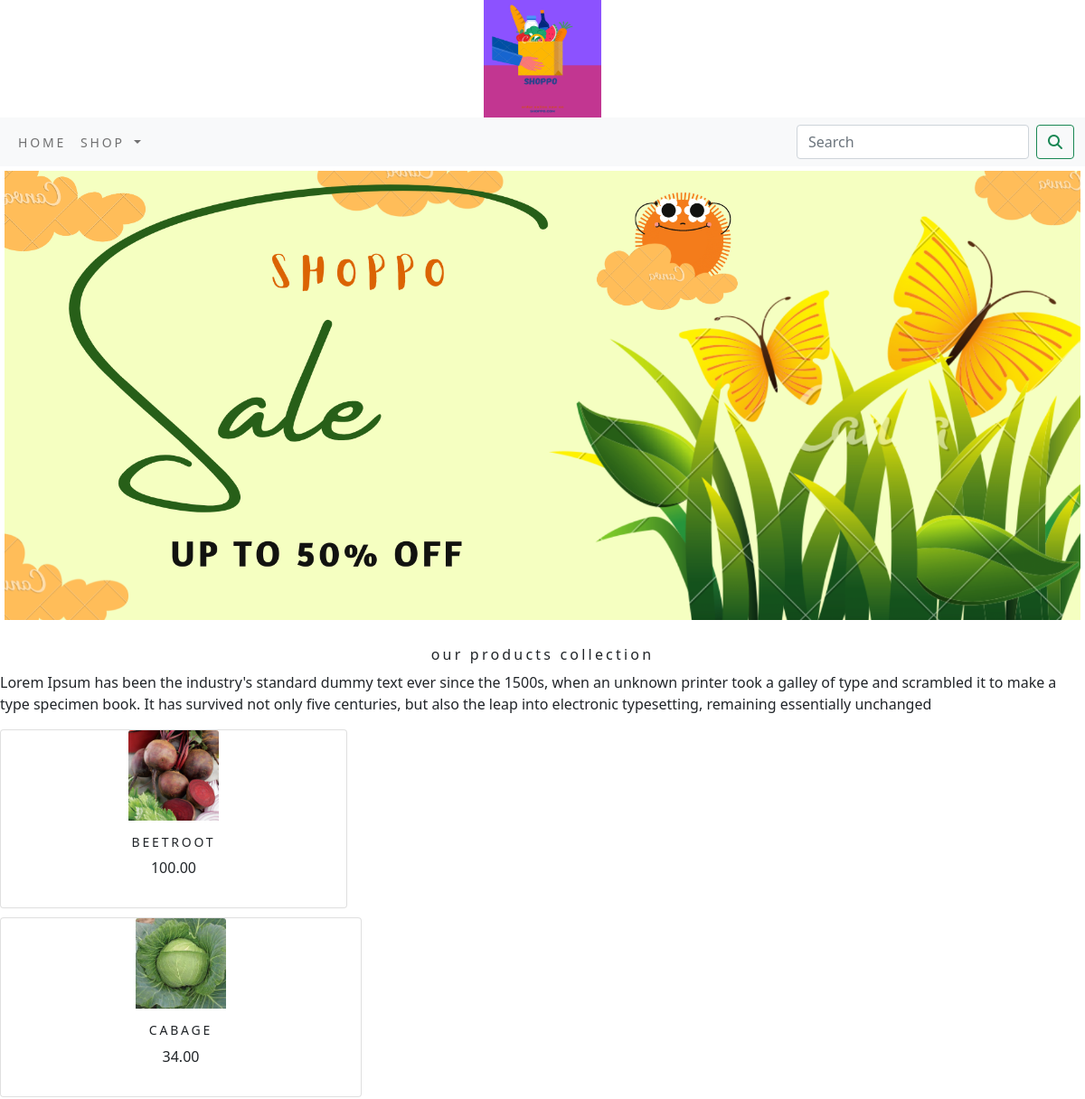
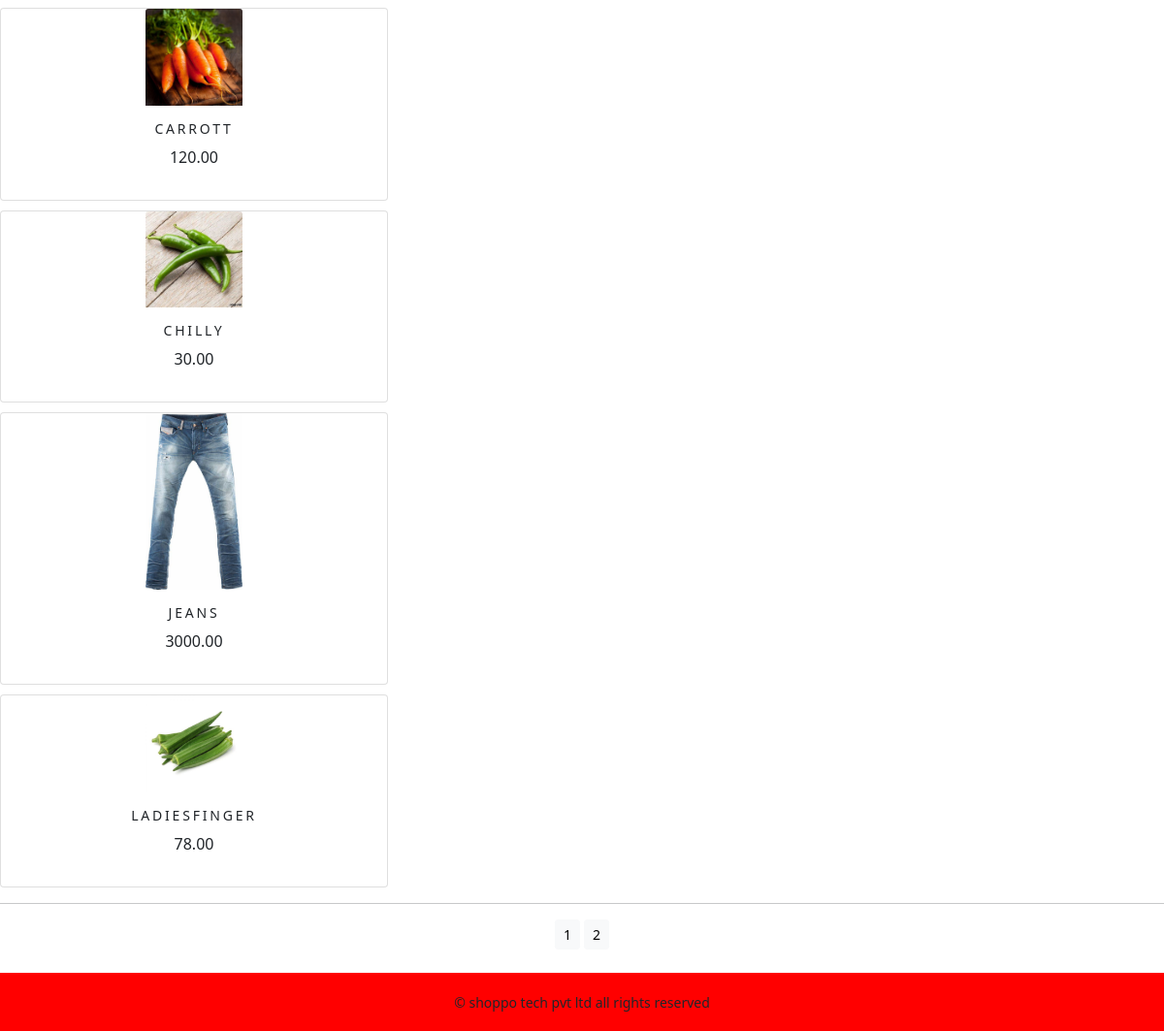
The app's page /shop/ with its own data (2 pictures, top to bottom).
### shop/models.py (models this page shows, shortened)
class Product(models.Model):
    name = models.CharField(max_length=250, unique=True)
    slug = models.SlugField(max_length=250, unique=True)
    description = models.TextField(blank=True)
    price = models.DecimalField(max_digits=10, decimal_places=2)
    category = models.ForeignKey(Category, on_delete=models.CASCADE)
    image = models.ImageField(upload_to='product', blank=True)
    stock = models.IntegerField()
    available = models.BooleanField(default=True)
    created = models.DateTimeField(auto_now_add=True)
    updated = models.DateTimeField(auto_now=True)
    def get_url(self):
        return reverse('shop:prodCatdetail',args=[self.category.slug,self.slug])
    class Meta:
        ordering = ('name',)
        verbose_name = 'product'
        verbose_name_plural = 'products'

### shop/views.py (the view)
# urls.py: path('', views.allProdCat, name='allProdCat'),
def allProdCat(request, c_slug=None):
    c_page = None
    products_ist = None
    if c_slug !=None:
        c_page = get_object_or_404(Category, slug=c_slug)
        products_list = Product.objects.all().filter(category=c_page, available=True)
    else:
        products_list = Product.objects.all().filter(available=True)
    paginator = Paginator(products_list, 6)
    try:
        page = int(request.GET.get('page', '1'))
    except:
        page = 1
    try:
        products = paginator.page(page)
    except(EmptyPage, InvalidPage):
        products = paginator.page(paginator.num_pages)
    return render(request, 'category.html', {'category': c_page, 'products': products})

### cart/context_processors.py (called while the page is built)
def counter(request):
    item_count = 0
    if 'admin' in request.path:
        return {}
    else:
        try:
            cart = Cart.objects.filter(cart_id=_cart_id(request))
            cart_items = CartItem.objects.all().filter(cart=cart[:1])
            for cart_item in cart_items:
                item_count += cart_item.quantity
        except Cart.DoesNotExist:
            item_count = 0
    return dict(item_count=item_count)

### cart/views.py (called while the page is built)
def _cart_id(request):
    cart = request.session.session_key
    if not cart:
        cart = request.session.create()
    return cart

### shop/context_processors.py (called while the page is built)
def menu_links(request):
    links = Category.objects.all()
    return dict(links=links)

### shop/models.py (called while the page is built)
    def get_url(self):
        return reverse('shop:products_by_category', args=[self.slug])

### templates/category.html (shortened to what this page needs)
{% extends 'base.html' %}
{% load static %}
{% block content %}
<div class="mx_auto">
    {% if category %}
    <img class="my_image" src="{{category.image.url}}" alt="{{category.name}}">
</div>
<br>
<div>
    <h1 class="text-center my_title">{{category.name}}</h1>
    <p class="text-justify">{{category.description}}</p>
</div>
{% else %}
<div>
    <img class="my_image my_image_padding" src="{% static 'img/banner.png' %}" alt="ourproducts" width="1350px;">
</div>
<br>
<div>
    <h1 class="text-center my_title">our products collection</h1>
    <p class="text-justify">Lorem Ipsum has been the industry's standard dummy text ever since the 1500s, when an unknown printer took a galley of type and scrambled it to make a type specimen book. It has survived not only five centuries, but also the leap into electronic typesetting, remaining essentially unchanged</p>
</div>
{% endif %}
<div class=<"container">
    <div class="row mx_auto">
        {% for product in products.object_list %}
        <div class="my_bottom_margin col-9 col-sm-12 col-md-4 col-lg-4">
            <div class="card text-center" style="min-width:18rem;">
                <a href="{{product.get_url}}"><img class="card-img-top my_image" src="{{product.image.url}}" alt="{{product.name}}" style="width:100px; height=100px;"></a>
                <div class="card-body">
                    <h4>{{product.name}}</h4>
                    <p>{{product.price}}</p>
                </div>
            </div>
        </div>
        </div>
        {% endfor %}
<div class="mx_auto">
    {% if products.paginator.num_pages > 1 %}
    <hr>
    <div class="text-center">
        {% for pg in products.paginator.page_range %}
        <a href="?page={{pg}}" class="btn btn-light btn-sm {% if products.num == pg %}active {% endif %}">{{pg}}</a>
        {% endfor %}
</div>
    {% endif %}
    </div>
<br>
{% endblock %}

### templates/base.html (shortened to what this page needs)
{% load static %}
<!DOCTYPE html>
<html lang="en">
<head>
    <link rel="stylesheet" href="{% static 'css/custom.css' %}">
    <link href="{% static 'css/custom.css' %}" rel="stylesheet">
    <link href="{% static 'css/bootstrap.min.css' %}" rel="stylesheet">
</head>
<body>
<div>
    {% include 'header.html' %}
    {% include 'navbar.html' %}
    {% block content %}
    {% endblock %}
    {% include 'footer.html'%}
</body>
</html>

### templates/header.html
{% load static %}
<header>
    <center>
        <a href="{% url 'shop:allProdCat' %}"><img src="{% static 'img/logo.png' %}" alt="logimage" width="130px;"height="130px;"></a>
    </center>
</header>

### templates/navbar.html (shortened to what this page needs)
<nav class="navbar navbar-expand-lg navbar-light bg-light">
  <div class="container-fluid">
    <div class="collapse navbar-collapse" id="navbarSupportedContent">
      <ul class="navbar-nav me-auto mb-2 mb-lg-0">
        <li class="nav-item">
          <a class="nav-link" href="#">home</a>
        </li>
        <li class="nav-item dropdown {% if 'shop' in request.path %} active {% endif %}">
          <a class="nav-link dropdown-toggle" href="#" id="navbarDropdown" role="button" data-bs-toggle="dropdown" aria-expanded="false">
            shop
          </a>
        </li>
      </ul>
      <form class="d-flex" action="{% url 'search_app:SearchResult' %}" method="get">
        <input class="form-control me-2" type="search" placeholder="Search" name="q" aria-label="Search">
        <button class="btn btn-outline-success" type="submit"><i class="fa fa-search"></i></button>
      </form>
    </div>
  </div>
</nav>

### templates/footer.html
<div class="footer navbar-fixed-bottom my_footer">
    <p class="text-center">&copy; shoppo tech pvt ltd all rights reserved </p>
</div>

### shop/static/css/custom.css (style rules this page uses)
body { font-family: 'Raleway', sans-serif; }
.nav-item { letter-spacing : .2em; font-size : 14px; text-transform : uppercase; }
.my_footer { background-color : red; height : 60px; }
.my_footer p { padding-top : 20px; font-size : 14px; }
.my_image { width : 100%; height : auto; }
.my_title { font-size : 16px; text_transform : uppercase; letter-spacing : .2em; }
.my_image_padding { padding : 5px; }
.my_bottom_margin { margin-bottom : 10px; }
.card-body h4 { font-size : 14px; text-transform :uppercase; letter-spacing :.2em; }

### records on screen
Product: image (picture), name "BEETROOT", price "100.00"
Product: image (picture), name "CABAGE", price "34.00"
Product: image (picture), name "CARROTT", price "120.00"
Product: image (picture), name "CHILLY", price "30.00"
Product: image (picture), name "JEANS", price "3000.00"
Product: image (picture), name "LADIESFINGER", price "78.00"

### other values on screen
{{ pg }} "1" "2"
